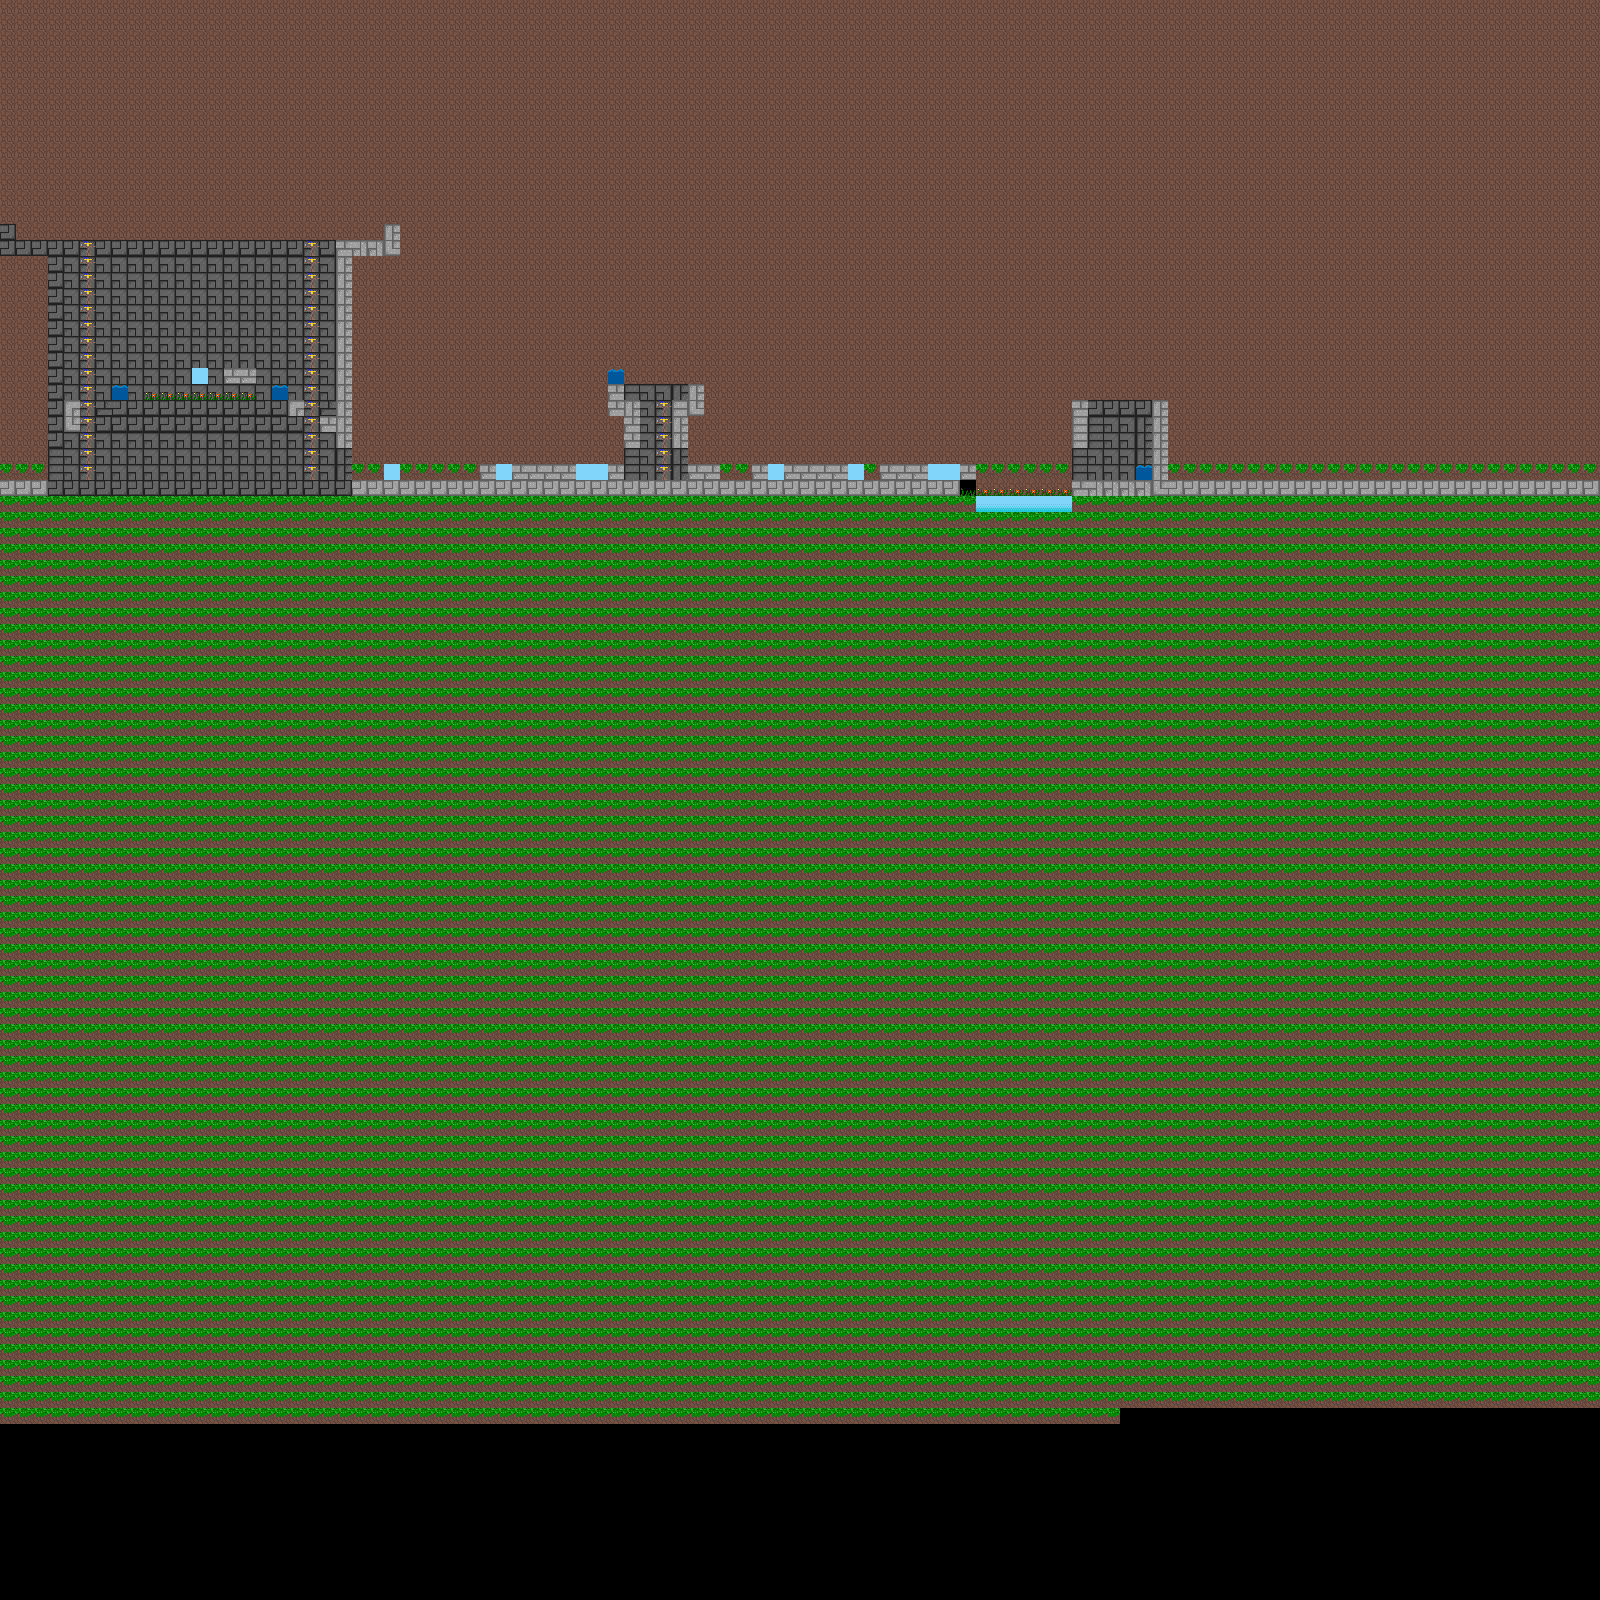

Below is a game level as drawn by its tile map, then a one-line description and the .tmx that defines it (tile-layer data replaced by summaries):
An orthogonal 100x100 tile map with 16x16 px tiles, 4 tile layers (back, mid, collide, front) and 32 objects (13x door, 9x enemy, 4x tree, 3x ladder, 2x torch, ...).

<map version="1.0" orientation="orthogonal" renderorder="right-down" width="100" height="100" tilewidth="16" tileheight="16" nextobjectid="50">
 <tileset firstgid="1" name="tilemapflat" tilewidth="16" tileheight="16">
  <image source="tilemapflat.png" width="976" height="16" />
 </tileset>
 <layer name="back" width="100" height="100">
  <data>[10000 cells, 8803 non-empty, 6 distinct tile ids]</data>
 </layer>
 <layer name="mid" width="100" height="100">
  <data>[10000 cells, 35 non-empty, 1 distinct tile ids]</data>
 </layer>
 <layer name="collide" width="100" height="100">
  <data>[10000 cells, 209 non-empty, 13 distinct tile ids]</data>
 </layer>
 <layer name="front" width="100" height="100">
  <data>[10000 cells, 39 non-empty, 4 distinct tile ids]</data>
 </layer>
 <objectgroup name="objects">
  <object id="3" type="tree" x="514" y="416" width="48" height="64" />
  <object id="5" type="tree" x="571" y="416" width="48" height="64" />
  <object id="6" type="tree" x="708" y="416" width="48" height="64" />
  <object id="9" type="tree" x="845" y="416" width="48" height="64" />
  <object id="10" type="door" x="687" y="448" width="16" height="32" />
  <object id="12" type="door" x="624" y="448" width="16" height="32" />
  <object id="14" type="door" x="1072" y="448" width="16" height="32" />
  <object id="16" type="torch" x="1088" y="432" width="16" height="16" />
  <object id="17" type="torch" x="1127" y="432" width="16" height="16" />
  <object id="18" type="player" x="451.636" y="429.818" width="18.5455" height="27.6364" />
  <object id="20" type="enemy" x="627.273" y="371.727" width="7.81818" height="15.2727" />
  <object id="21" type="enemy" x="675.727" y="370.455" width="7.81818" height="15.2727" />
  <object id="22" type="enemy" x="963.182" y="436.909" width="7.81818" height="15.2727" />
  <object id="23" type="enemy" x="1092.45" y="448.909" width="7.81818" height="15.2727" />
  <object id="24" type="enemy" x="1128.09" y="449" width="7.81818" height="15.2727" />
  <object id="25" type="ladder" x="656" y="400" width="16" height="80" />
  <object id="26" type="ladder" x="304" y="240" width="16" height="240" />
  <object id="27" type="ladder" x="80" y="240" width="16" height="240" />
  <object id="28" type="door" x="336" y="448" width="15" height="32" />
  <object id="29" type="door" x="48" y="448" width="16" height="32" />
  <object id="30" type="enemy" x="240.333" y="179.333" width="7" height="14" />
  <object id="31" type="enemy" x="168.333" y="179.333" width="8" height="14" />
  <object id="32" type="enemy" x="119.333" y="178.333" width="14" height="17" />
  <object id="33" type="enemy" x="350.333" y="186.333" width="8" height="11" />
  <object id="34" type="door" x="137" y="448" width="16" height="32" />
  <object id="35" type="door" x="154" y="448" width="16" height="32" />
  <object id="40" type="door" x="187.591" y="447.818" width="16" height="32" />
  <object id="41" type="door" x="170.591" y="447.818" width="16" height="32" />
  <object id="42" type="door" x="221.523" y="448.455" width="16" height="32" />
  <object id="43" type="door" x="238.114" y="448.273" width="16" height="32" />
  <object id="44" type="door" x="255.114" y="448.273" width="16" height="32" />
  <object id="45" type="door" x="204.523" y="448.455" width="16" height="32" />
 </objectgroup>
</map>